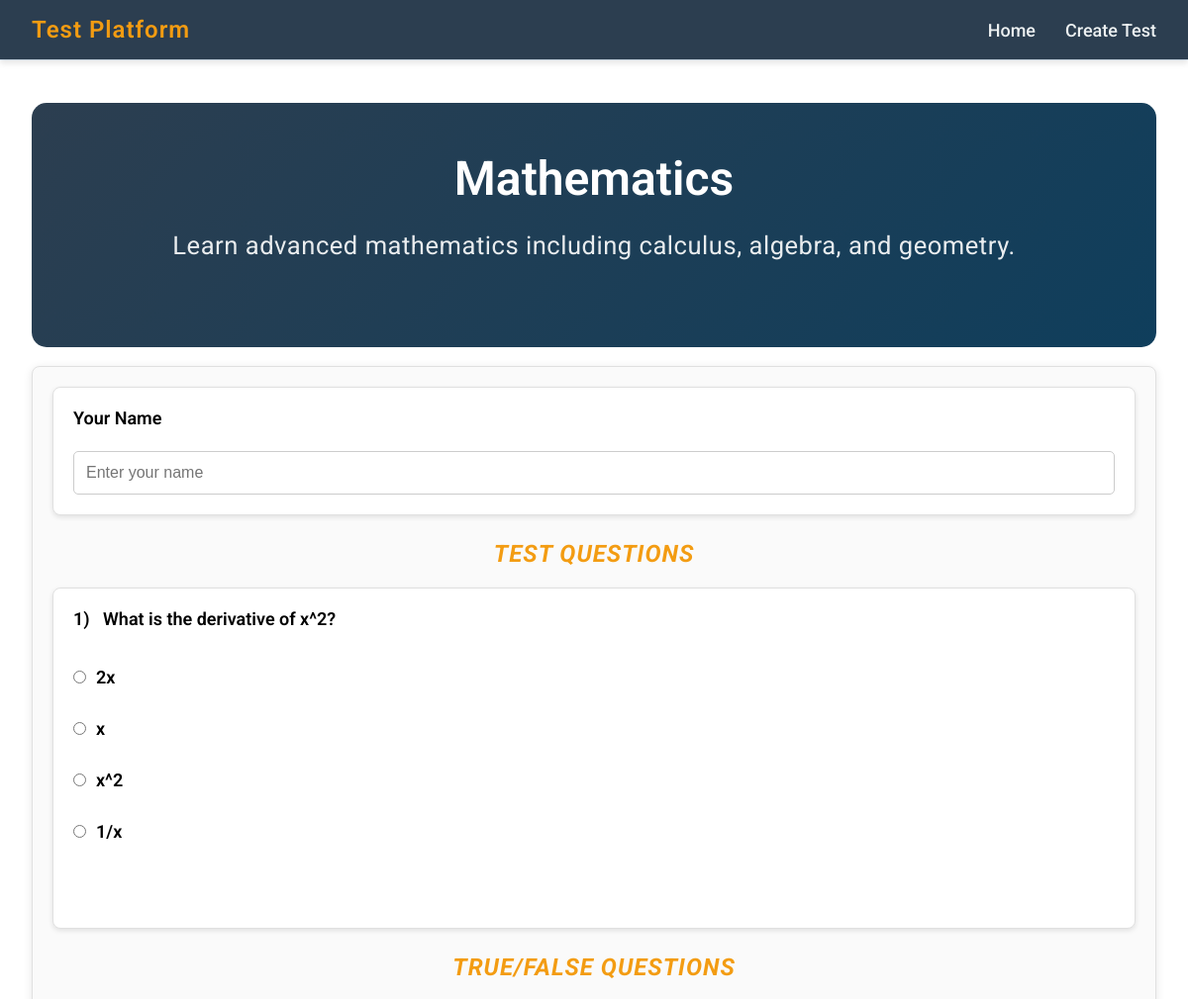
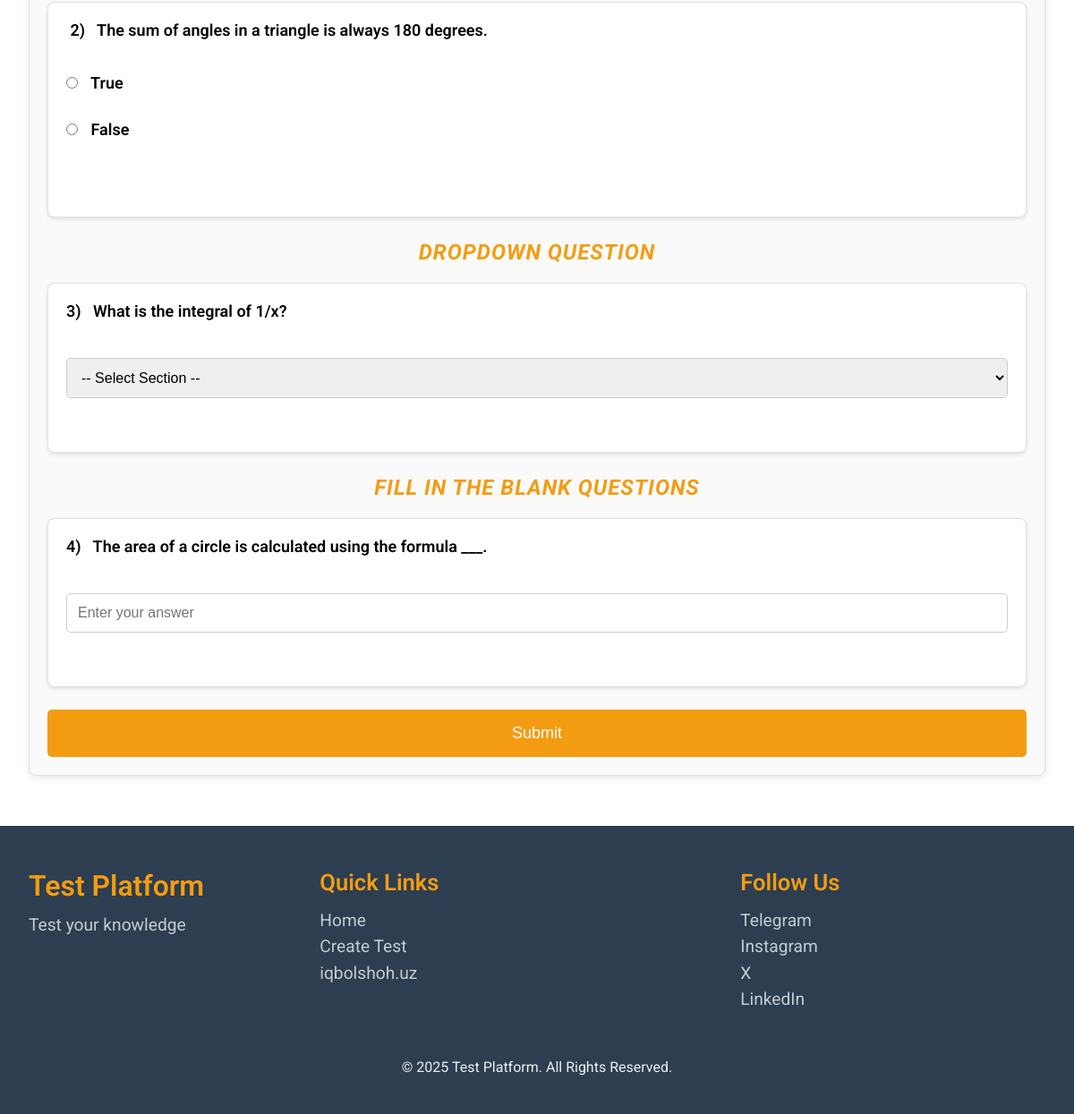
The page /test.php?url=mathematics on the database its author committed (2 pictures, top to bottom).
### tables this page shows
CREATE TABLE IF NOT EXISTS subjects (
    id INT PRIMARY KEY AUTO_INCREMENT,
    user_id INT,
    title VARCHAR(100) NOT NULL,
    description VARCHAR(255) NOT NULL,
    url VARCHAR(255) NOT NULL,
    FOREIGN KEY (user_id) REFERENCES users(id) ON DELETE CASCADE
);

CREATE TABLE IF NOT EXISTS test (
    id INT PRIMARY KEY AUTO_INCREMENT,
    subject_id INT,
    question TEXT NOT NULL,
    FOREIGN KEY (subject_id) REFERENCES subjects(id) ON DELETE CASCADE
);

CREATE TABLE IF NOT EXISTS test_options (
    id INT PRIMARY KEY AUTO_INCREMENT,
    test_id INT NOT NULL,
    option_text VARCHAR(255) NOT NULL,
    is_correct BOOLEAN DEFAULT FALSE,
    FOREIGN KEY (test_id) REFERENCES test(id) ON DELETE CASCADE
);

CREATE TABLE IF NOT EXISTS tru_false (
    id INT PRIMARY KEY AUTO_INCREMENT,
    subject_id INT,
    statement TEXT NOT NULL,
    is_true BOOLEAN NOT NULL,
    FOREIGN KEY (subject_id) REFERENCES subjects(id) ON DELETE CASCADE
);

CREATE TABLE IF NOT EXISTS dropdown (
    id INT PRIMARY KEY AUTO_INCREMENT,
    subject_id INT,
    question TEXT NOT NULL,
    correct_answer VARCHAR(255) NOT NULL,
    FOREIGN KEY (subject_id) REFERENCES subjects(id) ON DELETE CASCADE
);

CREATE TABLE IF NOT EXISTS fill_in_the_blank (
    id INT PRIMARY KEY AUTO_INCREMENT,
    subject_id INT,
    sentence TEXT NOT NULL,
    correct_answer VARCHAR(255) NOT NULL,
    FOREIGN KEY (subject_id) REFERENCES subjects(id) ON DELETE CASCADE
);

### config.php (called while the page is built, shortened)
<?php
class Database
{
    private $conn;
    public function __construct()
    {
        $this->conn = new mysqli(DB_SERVER, DB_USERNAME, DB_PASSWORD, DB_NAME);
    }
    public function executeQuery($sql, $params = [], $types = "")
    {
        $result = $this->conn->prepare($sql);
        if ($params) {
            $result->bind_param($types, ...$params);
        }
        if (!$result->execute()) {
            return "Execution error: " . $result->error;
        }
        return $result;
    }
    public function select($table, $columns = "*", $condition = "", $params = [], $types = "")
    {
        $sql = "SELECT $columns FROM $table" . ($condition ? " WHERE $condition" : "");
        $result = $this->executeQuery($sql, $params, $types);
        return $result->get_result()->fetch_all(MYSQLI_ASSOC);
    }
}

### test.php (the view, shortened to what this page needs)
<?php
include 'config.php';
$query = new Database();
if (isset($_GET['url'])) {
    $url = $_GET['url'];
    $subject = $query->select('subjects', '*', "url = ?", [$url], 's');
    $subjectid = $subject[0]['id'];
    $tests = $query->select('test', '*', "subject_id = ?", [$subjectid], 'i');
    $tru_falses = $query->select('tru_false', '*', "subject_id = ?", [$subjectid], 'i');
    $dropdowns = $query->select('dropdown', '*', "subject_id = ?", [$subjectid], 'i');
    $fill_in_the_blanks = $query->select('fill_in_the_blank', '*', "subject_id = ?", [$subjectid], 'i');
    shuffle($tests);
    shuffle($tru_falses);
    shuffle($dropdowns);
    shuffle($fill_in_the_blanks);
        ?>
    <!DOCTYPE html>
    <html lang="en">
    <head>
    </head>
    <body>
        <?php include 'header.php' ?>
        <div class="container">
            <?php $delay = 0; ?>
            <?php $test_count = 1 ?>
            <section class="section call-to-action">
                <h2 class="section__title"><?= $subject[0]['title'] ?></h2>
                <p class="section__content"><?= $subject[0]['description'] ?></p>
            </section>
            <br>
            <?php if (!empty($tests) || !empty($tru_falses) || !empty($dropdowns) || !empty($fill_in_the_blanks)): ?>
                <form method="post">
                    <div class="task_item" style="animation-delay: <?= $delay += 0.05 ?>s">
                        <label for="participant_name">Your Name</label>
                        <input type="text" id="participant_name" name="participant_name" placeholder="Enter your name" required>
                    </div>
                    <div id="delay-animation" style="animation-delay: <?= $delay += 0.05 ?>s">
                        <?php if (!empty($tests)): ?>
                            <h3 class="title_h3" style="animation-delay: <?= $delay ?>s">Test Questions</h3>
                            <div class="task_item" style="animation-delay: <?= $delay ?>s">
                                <?php foreach ($tests as $test):
                                    $testid = $test['id'];
                                    $options = $query->select('test_options', '*', "test_id = $testid");
                                    shuffle($options);
                                    ?>
                                    <div id="delay-animation" style="animation-delay: <?= $delay += 0.05 ?>s">
                                        <label for="test_question_<?= $testid; ?>">
                                            <p style="white-space: pre-wrap;"><?= ($test_count++) . ')   ' . $test['question'] ?></p>
                                        </label><br>
                                        <div class="options">
                                            <?php foreach ($options as $option): ?>
                                                <label>
                                                    <input type="radio" name="test_answer_<?= $testid; ?>"
                                                        id="test_answer_<?= $option['id']; ?>"
                                                        value="<?= $option['id'] ?>"><?= $option['option_text'] ?>
                                                </label><br>
                                            <?php endforeach; ?>
                                        </div>
                                    </div>
                                <?php endforeach; ?>
                            </div>
                        <?php endif; ?>
                    </div>
                    <div id="delay-animation" style="animation-delay: <?= $delay += 0.05 ?>s">
                        <?php if (!empty($tru_falses)): ?>
                            <h3 class="title_h3">True/False Questions</h3>
                            <div class="task_item">
                                <?php foreach ($tru_falses as $tru_false): ?>
                                    <div id="delay-animation" style="animation-delay: <?= $delay ?>s">
                                        <label for="tru_false_statement_<?= $tru_false['id']; ?>">
                                            <p style="white-space: pre-wrap;"> <?= ($test_count++) . ')   ' . $tru_false['statement'] ?>
                                            </p>
                                        </label><br>
                                        <div class="options">
                                            <label for="tru_false_answer_<?= $tru_false['id']; ?>_true">
                                                <input type="radio" id="tru_false_answer_<?= $tru_false['id']; ?>_true"
                                                    name="tru_false_answer_<?= $tru_false['id']; ?>" value="1"> True
                                            </label><br>
                                            <label for="tru_false_answer_<?= $tru_false['id']; ?>_false">
                                                <input type="radio" id="tru_false_answer_<?= $tru_false['id']; ?>_false"
                                                    name="tru_false_answer_<?= $tru_false['id']; ?>" value="0"> False
                                            </label><br>
                                        </div>
                                    </div>
                                <?php endforeach; ?>
                            </div>
                        <?php endif; ?>
                    </div>
                    <div id="delay-animation" style="animation-delay: <?= $delay += 0.05 ?>s">
                        <?php if (!empty($dropdowns)): ?>
                            <h3 class="title_h3">Dropdown Question</h3>
                            <div class="task_item">
                                <?php foreach ($dropdowns as $dropdown): ?>
                                    <div id="delay-animation" style="animation-delay: <?= $delay += 0.05 ?>s">
                                        <label for="dropdown_question_<?= $dropdown['id']; ?>">
                                            <p style="white-space: pre-wrap;"><?= ($test_count++) . ')   ' . $dropdown['question'] ?>
                                            </p>
                                        </label><br>
                                        <select name="dropdown_answer_<?= $dropdown['id']; ?>"
                                            id="dropdown_question_<?= $dropdown['id']; ?>" class="dropdown">
                                            <option value="" disabled selected>-- Select Section --</option>
                                        </select><br>
                                    </div>
                                <?php endforeach; ?>
                            </div>
                        <?php endif; ?>
                    </div>
                    <div id="delay-animation" style="animation-delay: <?= $delay += 0.05 ?>s">
                        <?php if (!empty($fill_in_the_blanks)): ?>
                            <h3 class="title_h3">Fill in the Blank Questions</h3>
                            <div class="task_item">
                                <?php foreach ($fill_in_the_blanks as $blank): ?>
                                    <div id="delay-animation" style="animation-delay: <?= $delay += 0.05 ?>s">
                                        <label for="fill_in_the_blank_<?= $blank['id']; ?>">
                                            <p style="white-space: pre-wrap;"><?= ($test_count++) . ')   ' . $blank['sentence'] ?> </p>
                                        </label><br>
                                        <input type="text" name="fill_in_the_blank_answer_<?= $blank['id']; ?>"
                                            placeholder="Enter your answer"><br>
                                    </div>
                                <?php endforeach; ?>
                            </div>
                        <?php endif; ?>
                    </div>
                    <div id="delay-animation" style="animation-delay: <?= $delay += 0.05 ?>s">
                        <input type="submit" value="Submit" class="submit-btn">
                    </div>
                </form>
            <?php endif; ?>
        </div>
        <?php include 'footer.php' ?>
    </body>
    </html>
    <?php
} else {
    header('Location: ./');
    exit();
}
?>

### header.php (shortened to what this page needs)
<head>
</head>
<header class="header">
    <nav class="navbar">
        <a href="./" class="nav-logo">Test Platform</a>
        <?php
        $current_page = basename($_SERVER['PHP_SELF']);
        ?>
        <ul class="nav-menu">
            <li class="nav-item"><a href="./"
                    class="nav-link <?php echo ($current_page == 'index.php') ? 'active' : ''; ?>">Home</a></li>
            <li class="nav-item"><a href="./user/" class="nav-link">Create Test</a></li>
        </ul>
    </nav>
</header>

### footer.php (shortened to what this page needs)
<footer>
    <div class="max-width-container">
        <div class="footer-content">
            <div class="footer-logo">
                <h1>Test Platform</h1>
                <p>Test your knowledge</p>
            </div>
            <div class="footer-links">
                <h3>Quick Links</h3>
                <ul>
                    <li><a href="./">Home</a></li>
                    <li><a href="./user/">Create Test</a></li>
                    <li><a href="https://iqbolshoh.uz">iqbolshoh.uz</a></li>
                </ul>
            </div>
            <div class="footer-social">
                <h3>Follow Us</h3>
                <ul>
                    <li><a href="https://t.me/iqbolshoh_777" target="_blank">Telegram</a></li>
                    <li><a href="https://www.instagram.com/iqbolshoh_777" target="_blank">Instagram</a></li>
                    <li><a href="https://x.com/iqbolshoh_777" target="_blank">X</a></li>
                    <li><a href="https://www.linkedin.com/in/iqbolshoh" target="_blank">LinkedIn</a></li>
                </ul>
            </div>
        </div>
        <div class="footer-bottom">
            <p>&copy; 2025 Test Platform. All Rights Reserved.</p><br>
        </div>
    </div>
</footer>

### test.php (style rules this page uses)
.section { padding: 3rem 0rem; text-align: center; }
.section__title { font-size: 3rem; font-weight: 600; margin-bottom: 1.5rem; }
.section__content { font-size: 1.6rem; font-weight: 400; margin-bottom: 2.5rem; opacity: 0.9; letter-spacing: 0.5px; }
.call-to-action { border-radius: 15px; background: linear-gradient(135deg, #2c3e50, #0f3e5c); color: white; animation: slideUpFade 1s ease forwards; }
.container { transform: translateY(0); opacity: 0; animation: fadeInUp 1s ease-out forwards; }
form { margin: 0 auto; width: 100%; padding: 20px; border-radius: 8px; background-color: #fafafa; border: 1px solid #e0e0e0; box-shadow: 0 2px 10px rgba(0, 0, 0, 0.1); }
.title_h3 { color: #f39c12; text-align: center; font-size: 24px; margin-top: 20px; margin-bottom: 20px; text-transform: uppercase; font-style: italic; letter-spacing: 1px; transform: translateY(0); opacity: 0; animation: fadeInUp 1s ease-out forwards; }
.task_item { border: 1px solid #e0e0e0; padding: 20px; margin-bottom: 25px; border-radius: 8px; background-color: white; box-shadow: 0 2px 5px rgba(0, 0, 0, 0.1); transform: translateY(0); opacity: 0; animation: fadeInUp 1s ease-out forwards; }
.task_item label { font-weight: 600; font-size: 18px; margin-bottom: 15px; display: block; }
.task_item input[type="radio"], .task_item select, .task_item input[type="text"] { width: 100%; padding: 12px; border: 1px solid #ccc; border-radius: 5px; font-size: 16px; margin-top: 8px; box-sizing: border-box; transition: all 0.3s ease; display: inline-block; }
.task_item .options { display: flex; flex-direction: column; }
.task_item .options input[type="radio"] { margin-right: 10px; width: auto; }
.task_item .options label, .task_item .options p { display: inline-block; margin-bottom: 8px; }
.submit-btn { padding: 16px 32px; font-size: 18px; background-color: #f39c12; color: white; border: none; border-radius: 5px; cursor: pointer; width: 100%; text-align: center; transition: background-color 0.3s ease; }
#delay-animation { transform: translateY(0); opacity: 0; animation: fadeInUp 1s ease-out forwards; }

### header.php (style rules this page uses)
* { margin: 0; padding: 0; box-sizing: border-box; }
html { font-family: "Roboto", sans-serif; }
li { list-style: none; }
a { text-decoration: none; }
header { border-bottom: 1px solid #d6e4f1; }
.navbar { background-color: #2c3e50; display: flex; justify-content: space-between; align-items: center; box-shadow: 0px 4px 6px rgba(0, 0, 0, 0.1); padding: 1rem 2rem; }
.nav-menu { display: flex; justify-content: space-between; align-items: center; }
.nav-item { margin-left: 30px; }
.nav-link { font-size: 18px; font-weight: 500; color: #ecf0f1; transition: color 0.3s ease; }
.nav-logo { font-size: 24px; font-weight: 600; color: #f39c12; letter-spacing: 1px; }
.container { width: 100%; min-height: 50vh; margin: auto; margin-top: 27px; margin-bottom: 40px; padding: 1rem 2rem; border-radius: 11px; background-color: #ffffff; }

### footer.php (style rules this page uses)
footer { background-color: #2c3e50; color: #ecf0f1; padding-top: 2rem; padding-bottom: .5rem; margin-top: auto; width: 100%; }
.max-width-container { padding: 1rem 2rem; }
.footer-content { display: flex; justify-content: space-between; width: 100%; flex-wrap: wrap; margin-bottom: 1.5rem; }
.footer-logo h1 { font-size: 2rem; margin-bottom: 0.8rem; font-weight: 600; color: #f39c12; }
.footer-logo p { font-size: 1.2rem; opacity: 0.8; margin-bottom: 1.5rem; }
.footer-links, .footer-social { width: 30%; margin-bottom: 1.5rem; }
.footer-links h3, .footer-social h3 { font-size: 1.6rem; margin-bottom: 1rem; font-weight: 600; color: #f39c12; }
.footer-links ul, .footer-social ul { list-style: none; padding: 0; }
.footer-links ul li, .footer-social ul li { margin: 0.4rem 0; }
.footer-links ul li a, .footer-social ul li a { text-decoration: none; color: #ecf0f1; font-size: 1.2rem; opacity: 0.8; transition: opacity 0.3s; }
.footer-bottom { text-align: center; font-size: 1rem; color: #ecf0f1; }

### rows shown on the page
subjects: title "Mathematics", description "Learn advanced mathematics including calculus, algebra, and geometry."
test: question "What is the derivative of x^2?"
test_options: option_text "2x"
test_options: option_text "x"
test_options: option_text "x^2"
test_options: option_text "1/x"
tru_false: statement "The sum of angles in a triangle is always 180 degrees."
dropdown: question "What is the integral of 1/x?"
fill_in_the_blank: sentence "The area of a circle is calculated using the formula ___."
